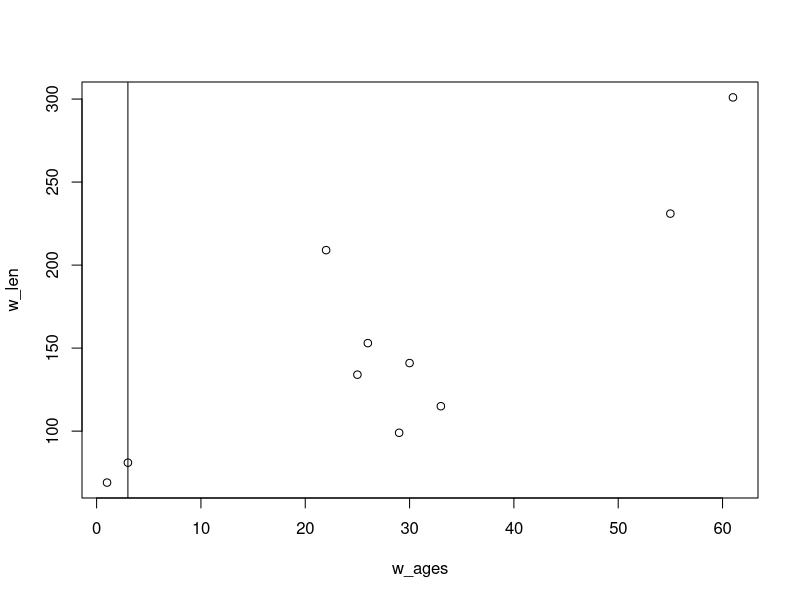
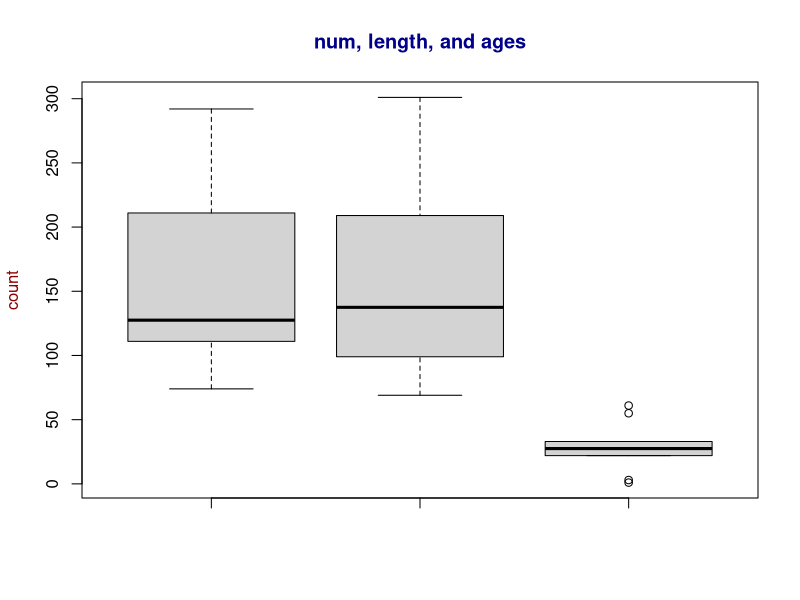
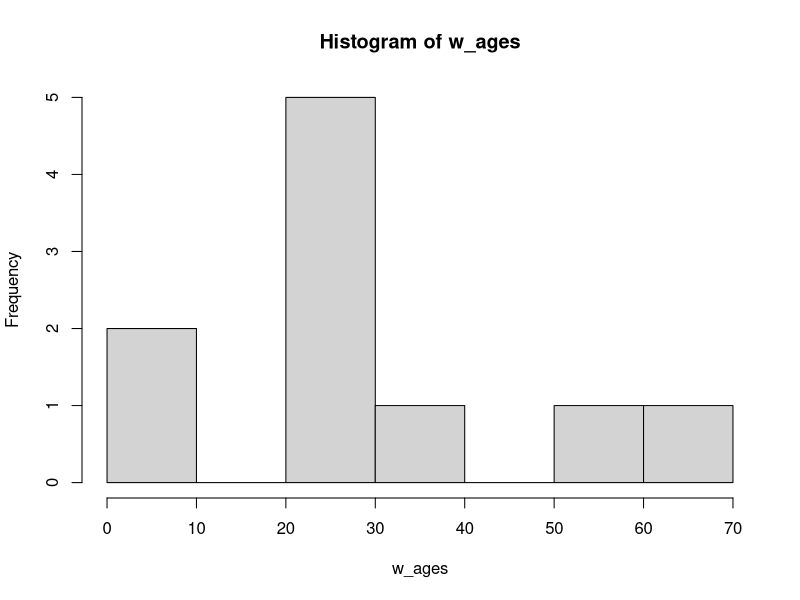
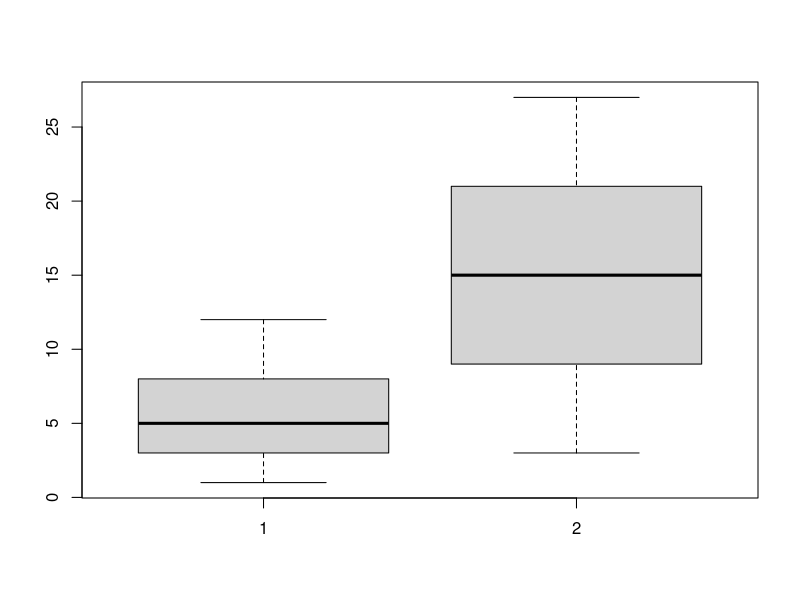

R code for these plots, in order:
#sap21 @ Saturday 7th October 18:19

(5-12)*-3
5^4
(7-3)^-2

sqrt(2)
sin(2*pi)
log(exp(2))

x <- 2
y <- 3*x - 1
x <- c(1:5)
rm(x,y) #removes variables

#########################

whales <- c(74, 122, 235, 111, 292, 111, 211, 133, 156, 79) #lengths

whales[3:7]
length(whales)

median(whales)
sum(whales)
sum(whales)/length(whales) #mean(whales)
sd(whales) #standard deviation

w_len <- c(69, 141, 231, 99, 301, 115, 209, 134, 153, 81)
w_ages <- c(1, 30, 55, 29, 61, 33, 22, 25, 26, 3)
plot(w_ages,w_len, abline(v=3))

boxplot(whales, w_len, w_ages, main="num, length, and ages", ylab="count", col.main="darkblue", col.lab="darkred")

hist(w_ages)

#########################

function1 <- function(arg1,arg2) {
  out <- arg1 * arg2
  return(out)
}

x <- c(1,3,5,8,12)
y <- seq(3,27,by=3)
abs(length(x) - length(y))
boxplot(x,y)